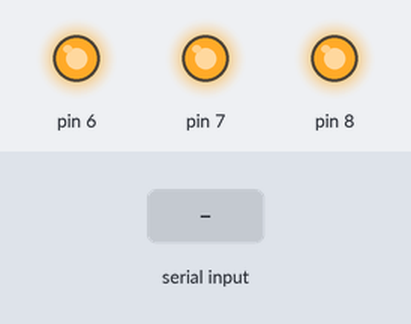
Bench run of a sketch on a simulated Arduino Uno, built with avr-gcc and run on an emulated ATmega328P. Parts: output pins drawn as LEDs (lit = HIGH). Inputs (shaded band) come from the test bench.

Above: at 1.2 s.
1.3 s: "H" received over the second serial link
At 2.0 s:
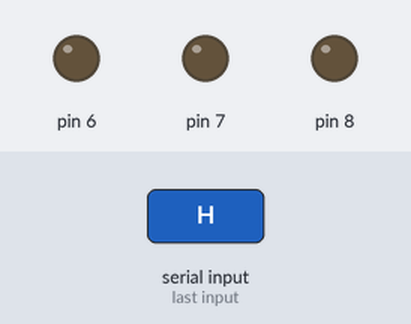
2.8 s: "1" received over the second serial link
At 3.2 s:
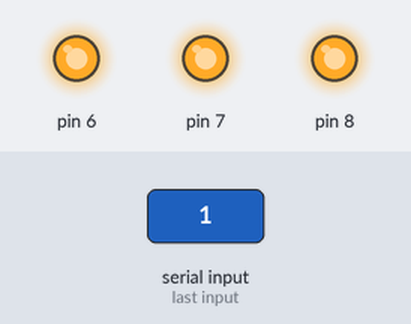
Timing chart, 0 to 5.8 s (numbered marks = the images above; inputs shaded):
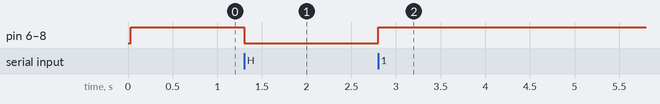

The sketch:

W13_InterfaceArduino.ino
```cpp
#include <SoftwareSerial.h>

SoftwareSerial mySerial(0, 1); // RX, TX

int val = 0;

void setup()
{
  mySerial.begin(4800);
  mySerial.println("Hello, world?");
  pinMode(6, OUTPUT);
  pinMode(7, OUTPUT);
  pinMode(8, OUTPUT);

}

void loop() // run over and over
{
  if (mySerial.available()) { // If data is available to read,
    val = mySerial.read(); // read it and store it in val
  }

  //////////////

  if (val == 'H') { // If H was received
    digitalWrite(6, LOW); // turn the LED on
  }
  else {
    digitalWrite(6, HIGH); // Otherwise turn it OFF
  }

  ///////////////

  if (val == 'H') { // If H was received
    digitalWrite(7, LOW); // turn the LED on
  }
  else {
    digitalWrite(7, HIGH); // Otherwise turn it OFF
  }

  /////////////////////

  if (val == 'H') { // If H was received
    digitalWrite(8, LOW); // turn the LED on
  }
  else {
    digitalWrite(8, HIGH); // Otherwise turn it OFF
  }
}
```

Measured:
- after the input at 1.3 s, pin 6–8: HIGH → LOW at once
- after the input at 2.8 s, pin 6–8: LOW → HIGH at once
